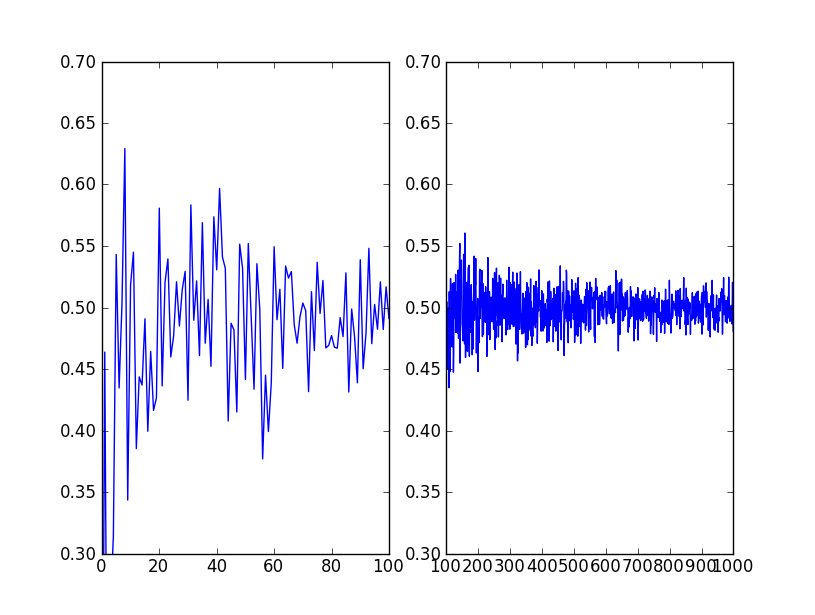

Python code for this plot:
# -*- coding: utf-8 -*-
"""
Created on Thu Dec 10 19:24:46 2015

@author: GAARA
"""

import numpy as np
from matplotlib import pyplot as plt
from numpy.random import uniform, normal
import time

start_time = time.time()



def x(N):
    return np.random.uniform(0, 1, N)
    
def media(x, N, start):
    x_med=np.zeros(N-start)
    for i in np.arange(start, N):
        x_med[i-start]=1/(i+1)*sum(x(i))
    return x_med

def repet(n_2, rept):
    return np.random.uniform(0, 1, n_2*rept).reshape(rept, n_2).sum(axis=1)/n_2

N=1000.
n_2=1000
rept=10000

print np.mean(media(x, N, 0))
print np.std(media(x, N, 100))

plt.figure(1)
plt.subplot(121)
plt.axis([0, 100, 0.3, 0.7])
plt.plot(np.arange(0, N), media(x, N, 0), '-')

plt.subplot(122)
plt.axis([100, 1000, 0.3, 0.7])
plt.plot(np.arange(100, N), media(x, N, 100), '-')

print np.mean(media(x, N, 0))
print np.std(media(x, N, 100))

plt.figure(2)
plt.subplot(121)
plt.axis([0.3, 0.7, 0, 30])
plt.hist(media(x, N, 0), bins=30, normed=True)

plt.subplot(122)
plt.axis([0.3, 0.7, 0, 30])
plt.hist(media(x, N, 100), bins=30, normed=True)

print np.mean(repet(n_2, rept))
print np.std(repet(n_2, rept))

plt.figure(3)
plt.subplot(111)
plt.axis([0, 1, 0, 60])
plt.hist(repet(n_2, rept), bins=20, normed=True)

print ("--- %s seconds ---" % (time.time() - start_time))
plt.draw()
plt.show()
